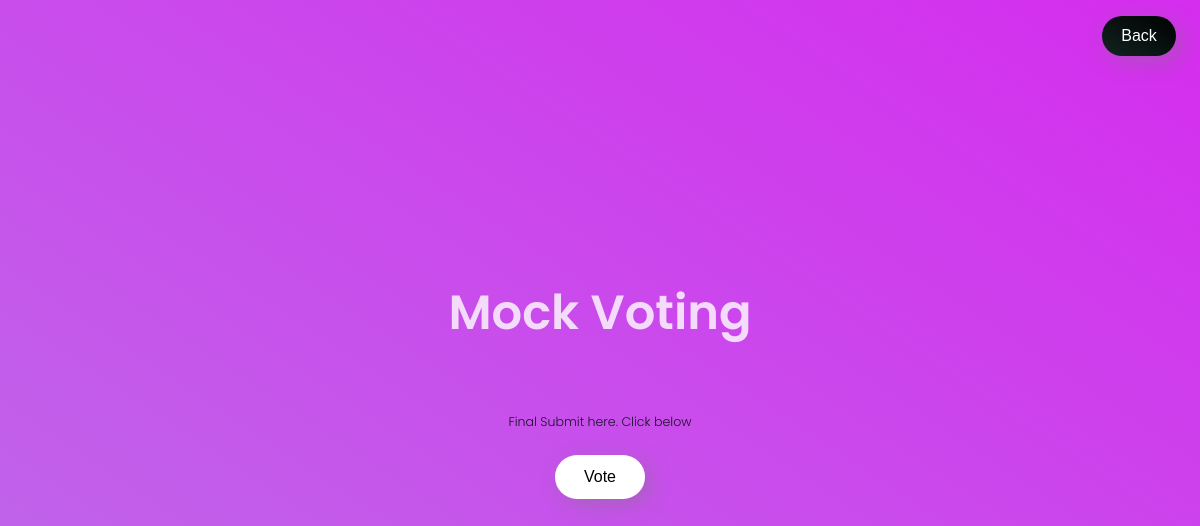
Before: /mock_panel/ (signed in) with the older database file.
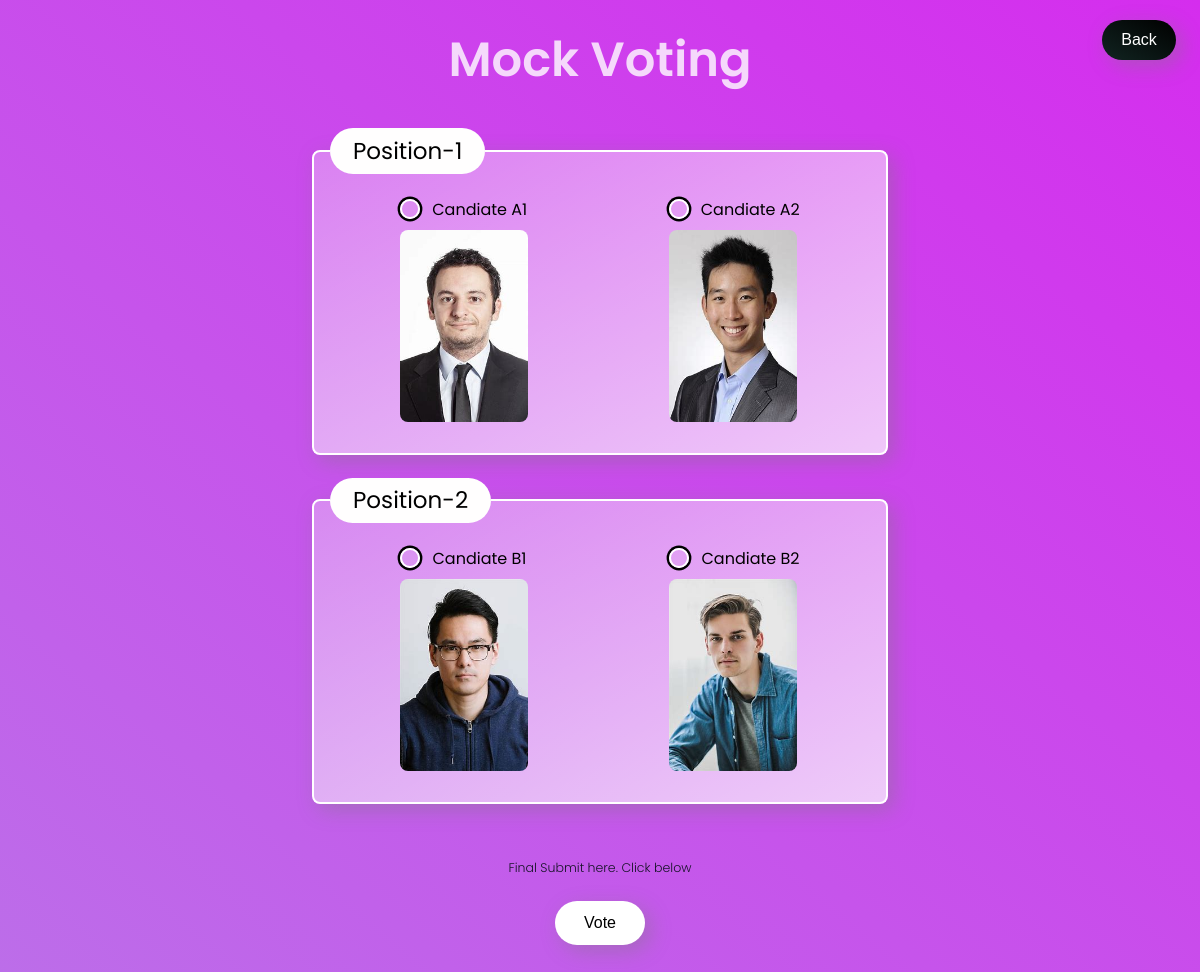
After: the same page with the newer database file.
### po/models.py (models this page shows, shortened)
class Mock_Positions(models.Model):
    name = models.CharField(max_length=80)
    priority = models.IntegerField(unique=True)
    def __str__(self):
        return self.name
    class Meta:
        verbose_name_plural = "Table Mock Position"

class Mock(models.Model):
    name = models.CharField(max_length=80)
    position = models.ForeignKey(Mock_Positions, on_delete=models.CASCADE)
    image = models.ImageField(upload_to ='static/', height_field=None, width_field=None)
    votes = models.IntegerField(default=0)
    class Meta:
        verbose_name_plural = "Table Mock Poll"

### po/views.py (the view, shortened to what this page needs)
# urls.py: path("mock_panel/", views.mock_panel, name= 'mock_panel'),
def mock_panel(request):
    if request.user.is_authenticated:
        mock = Mock.objects.all()
        position = Mock_Positions.objects.all().order_by('priority')
        return render(request, 'mock_panel.html',{'candidates': mock,'position':position})

### templates/mock_panel.html (shortened to what this page needs)
{% extends 'base.html' %}
{% load static %}
{% block content %}
</head>
<body>
  <main>
    <div class="cand">
           <div class="cand-header">
               <h1 style="color: white; font-size: 3rem;">Mock Voting </h1>
           </div>
           <div class="cand-body">
           <form action=" " method="POST">
               {% for pos in position %}
               <fieldset>
                   <legend>{{pos}}</legend>
                   {% for candidate in candidates  %}
                       {% if candidate.position == pos %}
                       <label for="{{candidate.name}}">
                           <span>{{candidate.name}}</span>
                           <img class="imgu" src="/{{ candidate.image}}" alt="candidate_image.jpg">
                       </label>
                       {% endif %}
                   {% endfor %}
               </fieldset>
               {% endfor %}
               <div class="cand-btn">
                   <p>Final Submit here. Click below </p>
                   <button class="btnn">Vote</button>
               </div>
           </form>
           </div>
       </div>
  </main>
  <div class="mock-back-button">
    <a href="/preciding_officer"><button class="btn">Back</button></a>
  </div>
{% endblock content %}

### templates/base.html (shortened to what this page needs)
{% load static %}
<!DOCTYPE html>
<html>
  <head>
        {% block content %}{% endblock content %}
    </body>
</html>

### templates/base.html (style rules this page uses)
* { margin: 0; padding: 0; box-sizing: border-box; }
h1 { font-family: "Poppins"; color: #162942; font-weight: 600; font-size: 2.5rem; opacity: 0.8; }
p { font-family: "Poppins"; color: #060c15; font-weight: 300; opacity: 0.9; font-size: .786rem; }
main { font-family: "Poppins", sans-serif; min-height: 100vh; background: linear-gradient(to right top, #bc6ee9, #d52dee); display: flex; align-items: center; justify-content: center; }
.btn { background: linear-gradient(to right top, #112421, #000000); color: white; font-size: 1rem; padding: .7rem 1.2rem; border: none; cursor: pointer; border-radius: 2rem; text-align: center; box-shadow: 6px 6px 20px rgba(122,122,122,0.4); transition: .8s; }

### templates/mock_panel.html (style rules this page uses)
label { display: block; cursor: pointer; line-height: 2.5em; font-size: 1rem; }
[type="radio"] + span { display: block; }
[type="radio"] + span:before { content: ""; display: inline-block; width: 1em; height: 1em; vertical-align: -0.25em; border-radius: 1em; border: 0.125em solid #fff; box-shadow: 0 0 0 0.15em #000; margin-right: 0.75em; transition: 0.5s ease all; }
fieldset { font-size: 1em; border: 2px solid rgb(255, 255, 255); padding: 1rem; border-radius: 0.5em; box-shadow: 6px 6px 20px rgba(122,122,122,0.4); transition: all 1s ease; }
legend { color: linear-gradient(to right top, #4dd8bf, #4fd3e7); background: rgb(255, 254, 254); font-size: 1.44rem; padding: 0.25em 1em; border-radius: 1em; }
.cand-body,.cand,.cand-btn { display: flex; justify-content: center; flex-direction: column; align-items: center; }
.cand-btn p { padding-top: 2rem; padding-bottom: 1.5rem; }
.cand-btn { padding-bottom: 3rem; }
.cand-header { display: flex; justify-content: center; flex-direction: column; align-items: center; padding-bottom: 2rem; padding-top: 1.5rem; }
fieldset { width: 48vw; display: flex; justify-content: space-around; margin-bottom: 1.45rem; background: linear-gradient(to right bottom, rgba(255,255,255,0.3), rgba(255,255,255,0.7)); }
.btnn { background: white; color: black; font-size: 1rem; padding: .8rem 1.8rem; border: none; cursor: pointer; border-radius: 2rem; text-align: center; box-shadow: 6px 6px 20px rgba(122,122,122,0.4); transition: .5s; }
.imgu { height: 12rem; width: 8rem; border-radius: .5rem; }
.mock-back-button { position: absolute; top: 2%; right: 2%; }

Changed rows visible on the page:
added Mock_Positions: name "Position-1"
added Mock: name "Candiate A1", image (picture), shown under "Position-1"
added Mock: name "Candiate A2", image (picture), shown under "Position-1"
added Mock_Positions: name "Position-2"
added Mock: name "Candiate B1", image (picture), shown under "Position-2"
added Mock: name "Candiate B2", image (picture), shown under "Position-2"
